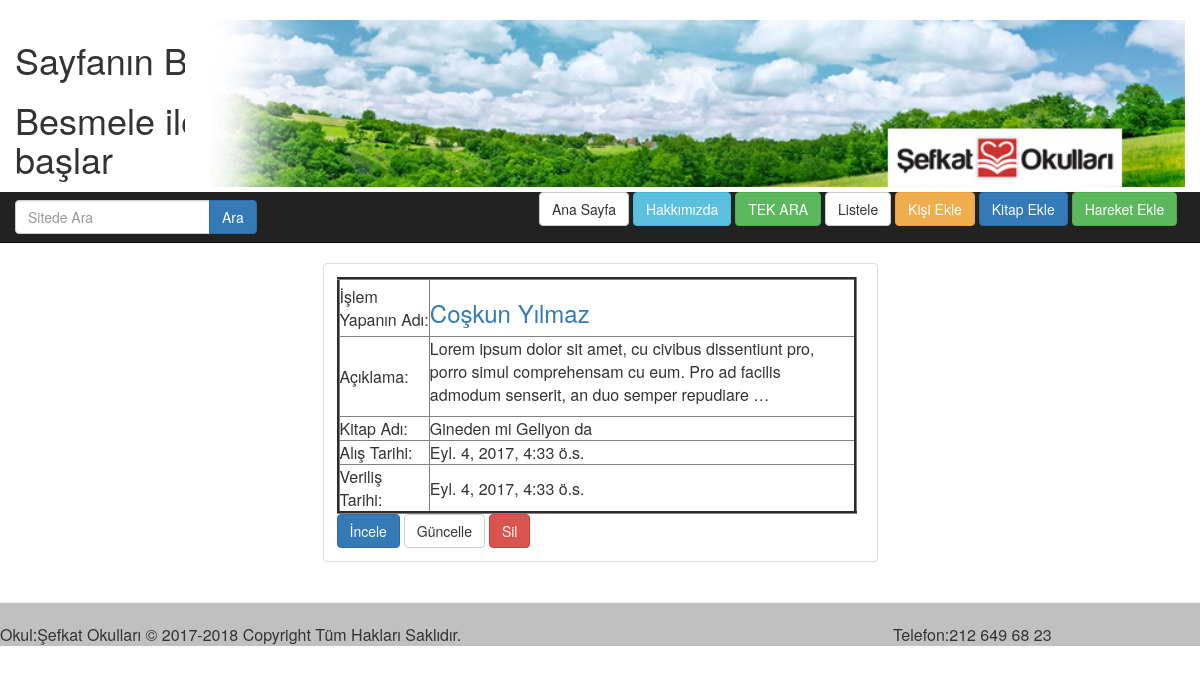
/coskun-yilmaz-1/hareket_incele/, run on the app's committed database.
### post/models.py (models this page shows, shortened)
class Hareketler(models.Model):
    adsoyad = models.CharField(max_length=60, verbose_name='Adı Soyadı')
    kitapadi = models.CharField(max_length=60, verbose_name='Kitap Adı')
    alistarihi = models.DateTimeField(verbose_name="Alış Tarihi", auto_now_add=False)
    verilistarihi =  models.DateTimeField(verbose_name="Veriliş Tarihi", auto_now_add=False)
    aciklama = models.TextField(verbose_name='Açıklama')
    slug = models.SlugField(unique=True, editable=False, max_length=70)
    def get_absolute_url2(self):     # ayrıntılı inceleme slug ile farkı ne
        return reverse('hareket_incelefull', kwargs={'slug': self.slug})
    def get_update_url(self):
        return reverse('hareket_update', kwargs={'slug': self.slug})
    def get_delete_url(self):
        return reverse('hareket_delete', kwargs={'slug': self.slug})
    class Meta:                           # Adminde Hareketlers yerine Hareketler gözükür
        verbose_name_plural = 'Hareketler'

### post/views.py (the view)
# urls.py: url(r'^(?P<slug>[\w-]+)/hareket_incele/$', hareket_incele, name='hareket_incele'),
def hareket_incele(request, slug):
    hareket = get_object_or_404(Hareketler,  slug=slug)
    return render(request, 'hareket_incele.html', locals())

### templates/hareket_incele.html
{% extends 'header.html' %}
{% block orta %}
    <div class="container">
        <div class="row">
            <div class="col-md-6 col-md-offset-3">
                <div class="thumbnail">
                    <div class="caption">
                        <table border="3" style="width:520px">
                        <tr>
                        <td> İşlem Yapanın Adı:</td><td><a href="{{ hereket.get_absolute_url }}"><h3>{{ hareket.adsoyad }}</h3></a></td>
                        </tr>
                        <tr><td>Açıklama:</td><td>{{ hareket.aciklama|safe|linebreaks|truncatechars:150}}</td></tr>
                        <tr><td>Kitap Adı:</td><td>{{ hareket.kitapadi}}</td></tr>
                        <tr><td>Alış Tarihi:</td><td>{{ hareket.alistarihi}}</td></tr>
                        <tr><td>Veriliş Tarihi:</td><td>{{ hareket.verilistarihi}}</td></tr>
                        </table>
                         <a href="{{ hareket.get_absolute_url2 }}" class="btn btn-primary" role="button">İncele</a>
                         <a href="{{ hareket.get_update_url }}" class="btn btn-default" role="button">Güncelle</a>
                         <a href="{{ hareket.get_delete_url }}" class="btn btn-danger" role="button">Sil</a>
                    </div>
                </div>
            </div>
        </div>
    </div>
{% endblock orta %}

### static/css/style.css (style rules this page uses)
table, th, td { border: 1px solid black; }

### data on the page
Hareketler: adsoyad "Coşkun Yılmaz", aciklama "Lorem ipsum dolor sit amet, cu civibus dissentiunt pro, porro simul comprehensam cu eum. Pro ad facilis admodum senserit, an duo semper repudiare …", kitapadi "Gineden mi Geliyon da", alistarihi "Eyl. 4, 2017, 4:33 ö.s.", verilistarihi "Eyl. 4, 2017, 4:33 ö.s."
